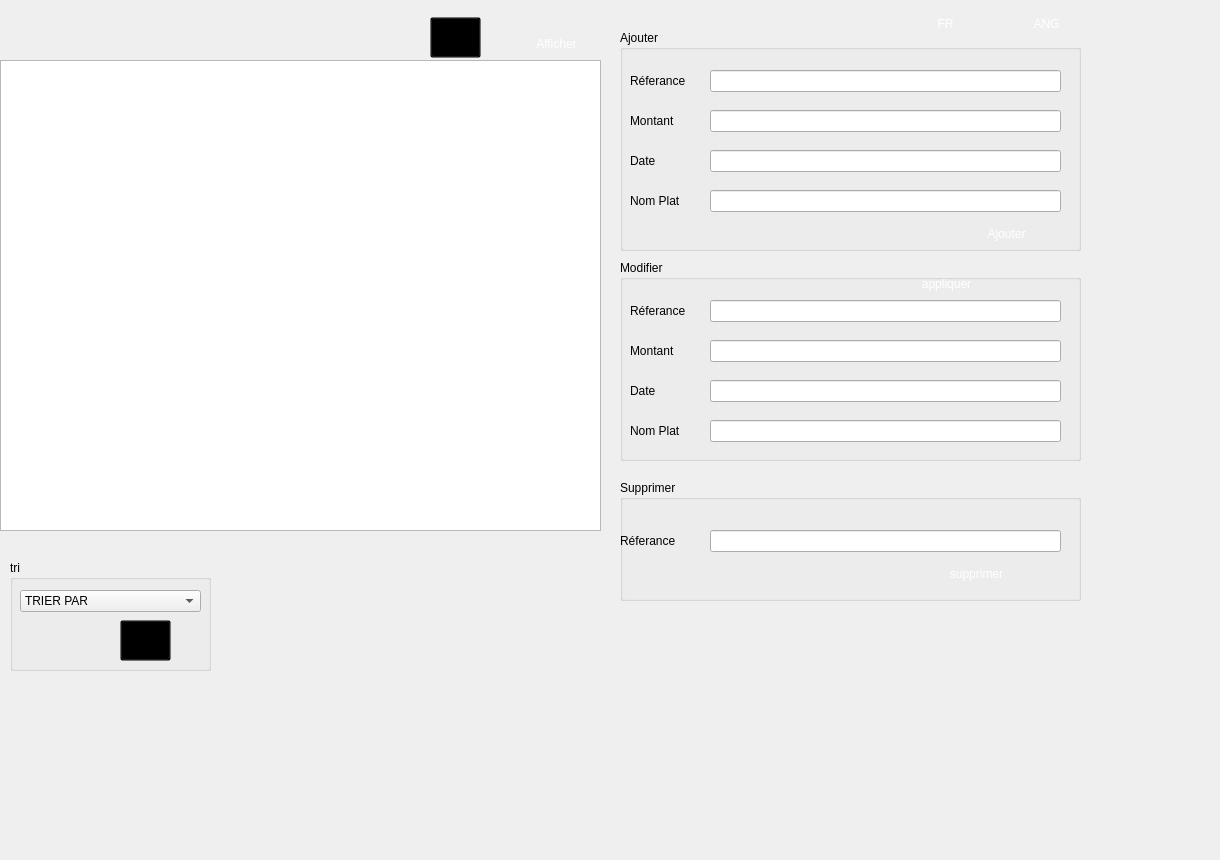
     <widget class="QWidget" name="tab_2">
      <attribute name="title">
       <string>COMMANDES</string>
      </attribute>
      <widget class="QTableView" name="tableView_2">
       <property name="geometry">
        <rect>
         <x>0</x>
         <y>60</y>
         <width>601</width>
         <height>471</height>
        </rect>
       </property>
      </widget>
      <widget class="QGroupBox" name="groupBox_5">
       <property name="geometry">
        <rect>
         <x>620</x>
         <y>30</y>
         <width>461</width>
         <height>221</height>
        </rect>
       </property>
       <property name="title">
        <string>Ajouter</string>
       </property>
       <widget class="QLabel" name="l1">
        <property name="geometry">
         <rect>
          <x>10</x>
          <y>30</y>
          <width>141</width>
          <height>41</height>
         </rect>
        </property>
        <property name="text">
         <string>Réferance</string>
        </property>
       </widget>
       <widget class="QLabel" name="l2">
        <property name="geometry">
         <rect>
          <x>10</x>
          <y>70</y>
          <width>141</width>
          <height>41</height>
         </rect>
        </property>
        <property name="text">
         <string>Montant</string>
        </property>
       </widget>
       <widget class="QLabel" name="l3">
        <property name="geometry">
         <rect>
          <x>10</x>
          <y>110</y>
          <width>141</width>
          <height>41</height>
         </rect>
        </property>
        <property name="text">
         <string>Date</string>
        </property>
       </widget>
       <widget class="QLineEdit" name="ref">
        <property name="geometry">
         <rect>
          <x>90</x>
          <y>40</y>
          <width>351</width>
          <height>22</height>
         </rect>
        </property>
       </widget>
       <widget class="QLineEdit" name="mont">
        <property name="geometry">
         <rect>
          <x>90</x>
          <y>80</y>
          <width>351</width>
          <height>22</height>
         </rect>
        </property>
       </widget>
       <widget class="QLineEdit" name="datec">
        <property name="geometry">
         <rect>
          <x>90</x>
          <y>120</y>
          <width>351</width>
          <height>22</height>
         </rect>
        </property>
       </widget>
       <widget class="QLabel" name="label_23">
        <property name="geometry">
         <rect>
          <x>10</x>
          <y>150</y>
          <width>141</width>
          <height>41</height>
         </rect>
        </property>
        <property name="text">
         <string>Nom Plat</string>
        </property>
       </widget>
       <widget class="QLineEdit" name="nom_p">
        <property name="geometry">
         <rect>
          <x>90</x>
          <y>160</y>
          <width>351</width>
          <height>22</height>
         </rect>
        </property>
       </widget>
       <widget class="QPushButton" name="Boutonajouter_2">
        <property name="geometry">
         <rect>
          <x>340</x>
          <y>190</y>
          <width>93</width>
          <height>28</height>
         </rect>
        </property>
        <property name="styleSheet">
         <string notr="true">QPushButton

{
  
  border-radius: 10px;

background-color: qlineargradient(spread:pad, x1:0.613065, y1:0.511, x2:0.969, y2:0, stop:0.18593 rgba((170, 85, 255);), stop:0.959799 rgba(0, 0, 0, 161));
	
color:rgb(255, 255, 255);

}

QPushButton:hover,QPushButton:hover
{
    border: 4px solid QLinearGradient( x1: 2, y1: 2, x2: 2, y2: 3, stop: 0 #08E8DE , stop: 3 #d7801a);
}</string>
        </property>
        <property name="text">
         <string>Ajouter</string>
        </property>
       </widget>
      </widget>
      <widget class="QGroupBox" name="groupBox_6">
       <property name="geometry">
        <rect>
         <x>620</x>
         <y>260</y>
         <width>461</width>
         <height>201</height>
        </rect>
       </property>
       <property name="title">
        <string>Modifier </string>
       </property>
       <widget class="QLabel" name="l5">
        <property name="geometry">
         <rect>
          <x>10</x>
          <y>70</y>
          <width>141</width>
          <height>41</height>
         </rect>
        </property>
        <property name="text">
         <string>Montant</string>
        </property>
       </widget>
       <widget class="QLabel" name="l4">
        <property name="geometry">
         <rect>
          <x>10</x>
          <y>30</y>
          <width>141</width>
          <height>41</height>
         </rect>
        </property>
        <property name="text">
         <string>Réferance</string>
        </property>
       </widget>
       <widget class="QLabel" name="l7">
        <property name="geometry">
         <rect>
          <x>10</x>
          <y>110</y>
          <width>141</width>
          <height>41</height>
         </rect>
        </property>
        <property name="text">
         <string>Date</string>
        </property>
       </widget>
       <widget class="QLineEdit" name="modc_2">
        <property name="geometry">
         <rect>
          <x>90</x>
          <y>80</y>
          <width>351</width>
          <height>22</height>
         </rect>
        </property>
       </widget>
       <widget class="QLineEdit" name="modc_1">
        <property name="geometry">
         <rect>
          <x>90</x>
          <y>40</y>
          <width>351</width>
          <height>22</height>
         </rect>
        </property>
       </widget>
       <widget class="QLineEdit" name="modc_3">
        <property name="geometry">
         <rect>
          <x>90</x>
          <y>120</y>
          <width>351</width>
          <height>22</height>
         </rect>
        </property>
       </widget>
       <widget class="QPushButton" name="modif">
        <property name="geometry">
         <rect>
          <x>280</x>
          <y>10</y>
          <width>93</width>
          <height>28</height>
         </rect>
        </property>
        <property name="styleSheet">
         <string notr="true">QPushButton

{
  
  border-radius: 10px;

background-color: qlineargradient(spread:pad, x1:0.613065, y1:0.511, x2:0.969, y2:0, stop:0.18593 rgba((170, 85, 255);), stop:0.959799 rgba(0, 0, 0, 161));
	
color:rgb(255, 255, 255);

}

QPushButton:hover,QPushButton:hover
{
    border: 4px solid QLinearGradient( x1: 2, y1: 2, x2: 2, y2: 3, stop: 0 #08E8DE , stop: 3 #d7801a);
}</string>
        </property>
        <property name="text">
         <string>appliquer</string>
        </property>
       </widget>
       <widget class="QLabel" name="l8">
        <property name="geometry">
         <rect>
          <x>10</x>
          <y>150</y>
          <width>141</width>
          <height>41</height>
         </rect>
        </property>
        <property name="text">
         <string>Nom Plat</string>
        </property>
       </widget>
       <widget class="QLineEdit" name="mod_c4">
        <property name="geometry">
         <rect>
          <x>90</x>
          <y>160</y>
          <width>351</width>
          <height>22</height>
         </rect>
        </property>
       </widget>
      </widget>
      <widget class="QGroupBox" name="groupBox_7">
       <property name="geometry">
        <rect>
         <x>620</x>
         <y>480</y>
         <width>461</width>
         <height>121</height>
        </rect>
       </property>
       <property name="title">
        <string>Supprimer</string>
       </property>
       <widget class="QLabel" name="l9">
        <property name="geometry">
         <rect>
          <x>0</x>
          <y>40</y>
          <width>141</width>
          <height>41</height>
         </rect>
        </property>
        <property name="text">
         <string>Réferance</string>
        </property>
       </widget>
       <widget class="QLineEdit" name="delete_r">
        <property name="geometry">
         <rect>
          <x>90</x>
          <y>50</y>
          <width>351</width>
          <height>22</height>
         </rect>
        </property>
       </widget>
       <widget class="QPushButton" name="pushButton_5">
        <property name="geometry">
         <rect>
          <x>310</x>
          <y>80</y>
          <width>93</width>
          <height>28</height>
         </rect>
        </property>
        <property name="styleSheet">
         <string notr="true">QPushButton

{
  
  border-radius: 10px;

background-color: qlineargradient(spread:pad, x1:0.613065, y1:0.511, x2:0.969, y2:0, stop:0.18593 rgba((170, 85, 255);), stop:0.959799 rgba(0, 0, 0, 161));
	
color:rgb(255, 255, 255);

}

QPushButton:hover,QPushButton:hover
{
    border: 4px solid QLinearGradient( x1: 2, y1: 2, x2: 2, y2: 3, stop: 0 #08E8DE , stop: 3 #d7801a);
}</string>
        </property>
        <property name="text">
         <string>supprimer</string>
        </property>
       </widget>
      </widget>
      <widget class="QGroupBox" name="groupBox_8">
       <property name="geometry">
        <rect>
         <x>10</x>
         <y>560</y>
         <width>201</width>
         <height>111</height>
        </rect>
       </property>
       <property name="title">
        <string>tri</string>
       </property>
       <widget class="QComboBox" name="comboBox_2">
        <property name="geometry">
         <rect>
          <x>10</x>
          <y>30</y>
          <width>181</width>
          <height>22</height>
         </rect>
        </property>
        <item>
         <property name="text">
          <string>TRIER PAR </string>
         </property>
        </item>
        <item>
         <property name="text">
          <string>REFERENCE</string>
         </property>
        </item>
        <item>
         <property name="text">
          <string>DATE</string>
         </property>
        </item>
        <item>
         <property name="text">
          <string>NOM</string>
         </property>
        </item>
        <item>
         <property name="text">
          <string>MONTANT</string>
         </property>
        </item>
       </widget>
       <widget class="QPushButton" name="pushButton_6">
        <property name="geometry">
         <rect>
          <x>110</x>
          <y>60</y>
          <width>51</width>
          <height>41</height>
         </rect>
        </property>
        <property name="styleSheet">
         <string notr="true">*{


background-color: transparent;
border-image: url(C:/Users/LENOVO/Desktop/tr/valide.png);

}

*:hover
{

background-color: transparent;


}
</string>
        </property>
        <property name="text">
         <string/>
        </property>
       </widget>
      </widget>
      <widget class="QPushButton" name="imprimerbt_2">
       <property name="geometry">
        <rect>
         <x>430</x>
         <y>17</y>
         <width>51</width>
         <height>41</height>
        </rect>
       </property>
       <property name="styleSheet">
        <string notr="true">*{


background-color: transparent;
border-image: url(C:/Users/LENOVO/Desktop/tr/imp.jpg);

}

*:hover
{

background-color: transparent;


}
</string>
       </property>
       <property name="text">
        <string/>
       </property>
      </widget>
      <widget class="QLabel" name="image22">
       <property name="geometry">
        <rect>
         <x>-30</x>
         <y>-130</y>
         <width>1211</width>
         <height>851</height>
        </rect>
       </property>
       <property name="text">
        <string>TextLabel</string>
       </property>
       <property name="scaledContents">
        <bool>true</bool>
       </property>
      </widget>
      <widget class="QLabel" name="date">
       <property name="geometry">
        <rect>
         <x>790</x>
         <y>620</y>
         <width>164</width>
         <height>31</height>
        </rect>
       </property>
       <property name="text">
        <string/>
       </property>
      </widget>
      <widget class="QLabel" name="digitalclock">
       <property name="geometry">
        <rect>
         <x>800</x>
         <y>590</y>
         <width>251</width>
         <height>51</height>
        </rect>
       </property>
       <property name="text">
        <string/>
       </property>
      </widget>
      <widget class="QPushButton" name="pushButton_10">
       <property name="geometry">
        <rect>
         <x>510</x>
         <y>30</y>
         <width>93</width>
         <height>28</height>
        </rect>
       </property>
       <property name="styleSheet">
        <string notr="true">QPushButton

{
  
  border-radius: 10px;

background-color: qlineargradient(spread:pad, x1:0.613065, y1:0.511, x2:0.969, y2:0, stop:0.18593 rgba((170, 85, 255);), stop:0.959799 rgba(0, 0, 0, 161));
	
color:rgb(255, 255, 255);

}

QPushButton:hover,QPushButton:hover
{
    border: 4px solid QLinearGradient( x1: 2, y1: 2, x2: 2, y2: 3, stop: 0 #08E8DE , stop: 3 #d7801a);
}</string>
       </property>
       <property name="text">
        <string>Afficher</string>
       </property>
      </widget>
      <widget class="QPushButton" name="pushButton_12">
       <property name="geometry">
        <rect>
         <x>900</x>
         <y>10</y>
         <width>91</width>
         <height>28</height>
        </rect>
       </property>
       <property name="styleSheet">
        <string notr="true">QPushButton

{
  
  border-radius: 10px;

background-color: qlineargradient(spread:pad, x1:0.613065, y1:0.511, x2:0.969, y2:0, stop:0.18593 rgba((170, 85, 255);), stop:0.959799 rgba(0, 0, 0, 161));
	
color:rgb(255, 255, 255);

}

QPushButton:hover,QPushButton:hover
{
    border: 4px solid QLinearGradient( x1: 2, y1: 2, x2: 2, y2: 3, stop: 0 #08E8DE , stop: 3 #d7801a);
}</string>
       </property>
       <property name="text">
        <string>FR</string>
       </property>
      </widget>
      <widget class="QPushButton" name="pushButton_13">
       <property name="geometry">
        <rect>
         <x>1000</x>
         <y>10</y>
         <width>93</width>
         <height>28</height>
        </rect>
       </property>
       <property name="styleSheet">
        <string notr="true">QPushButton

{
  
  border-radius: 10px;

background-color: qlineargradient(spread:pad, x1:0.613065, y1:0.511, x2:0.969, y2:0, stop:0.18593 rgba((170, 85, 255);), stop:0.959799 rgba(0, 0, 0, 161));
	
color:rgb(255, 255, 255);

}

QPushButton:hover,QPushButton:hover
{
    border: 4px solid QLinearGradient( x1: 2, y1: 2, x2: 2, y2: 3, stop: 0 #08E8DE , stop: 3 #d7801a);
}</string>
       </property>
       <property name="text">
        <string>ANG</string>
       </property>
      </widget>
      <zorder>image22</zorder>
      <zorder>tableView_2</zorder>
      <zorder>groupBox_5</zorder>
      <zorder>groupBox_6</zorder>
      <zorder>groupBox_7</zorder>
      <zorder>groupBox_8</zorder>
      <zorder>imprimerbt_2</zorder>
      <zorder>date</zorder>
      <zorder>digitalclock</zorder>
      <zorder>pushButton_10</zorder>
      <zorder>pushButton_12</zorder>
      <zorder>pushButton_13</zorder>
     </widget>
